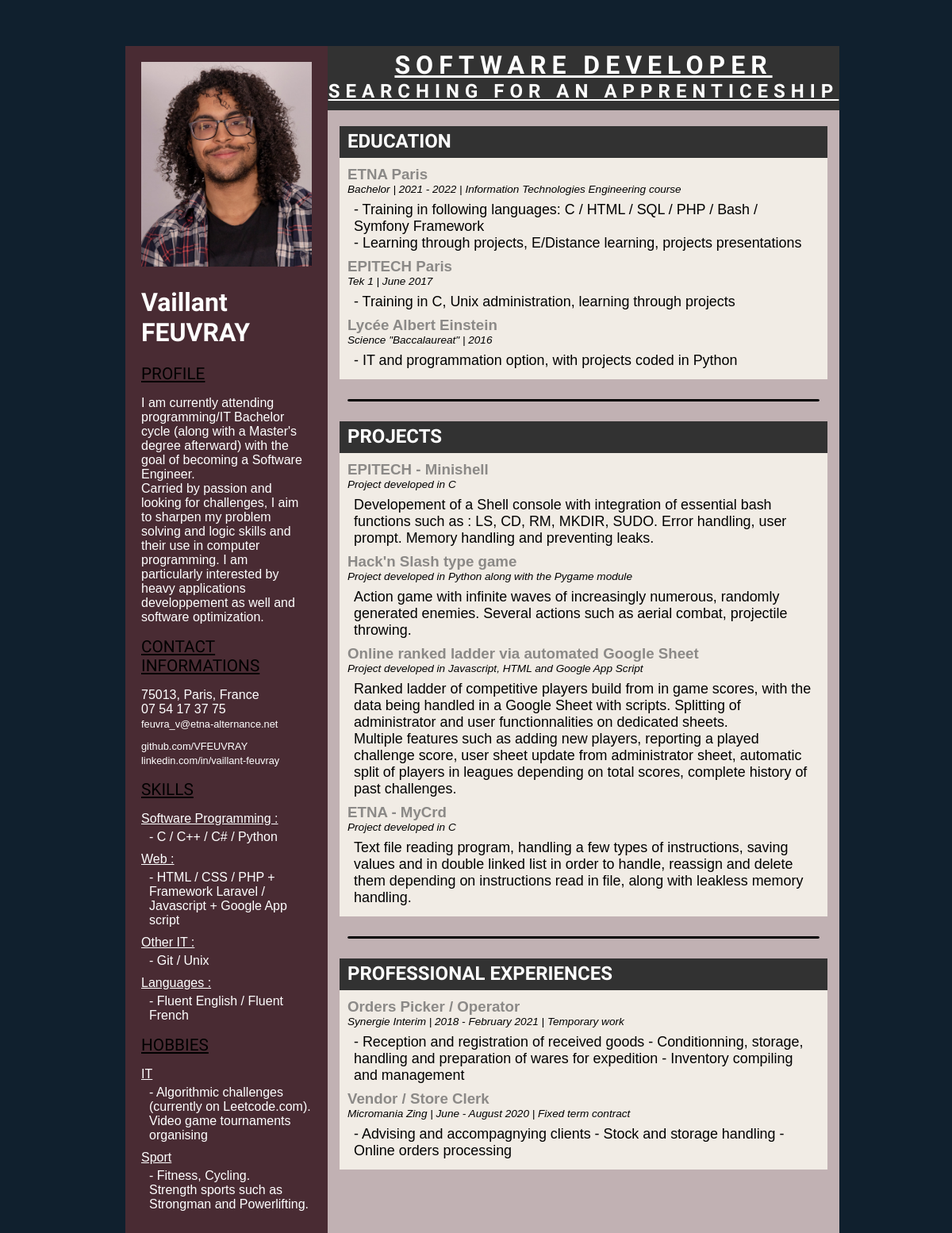
Before: / with the older database file.
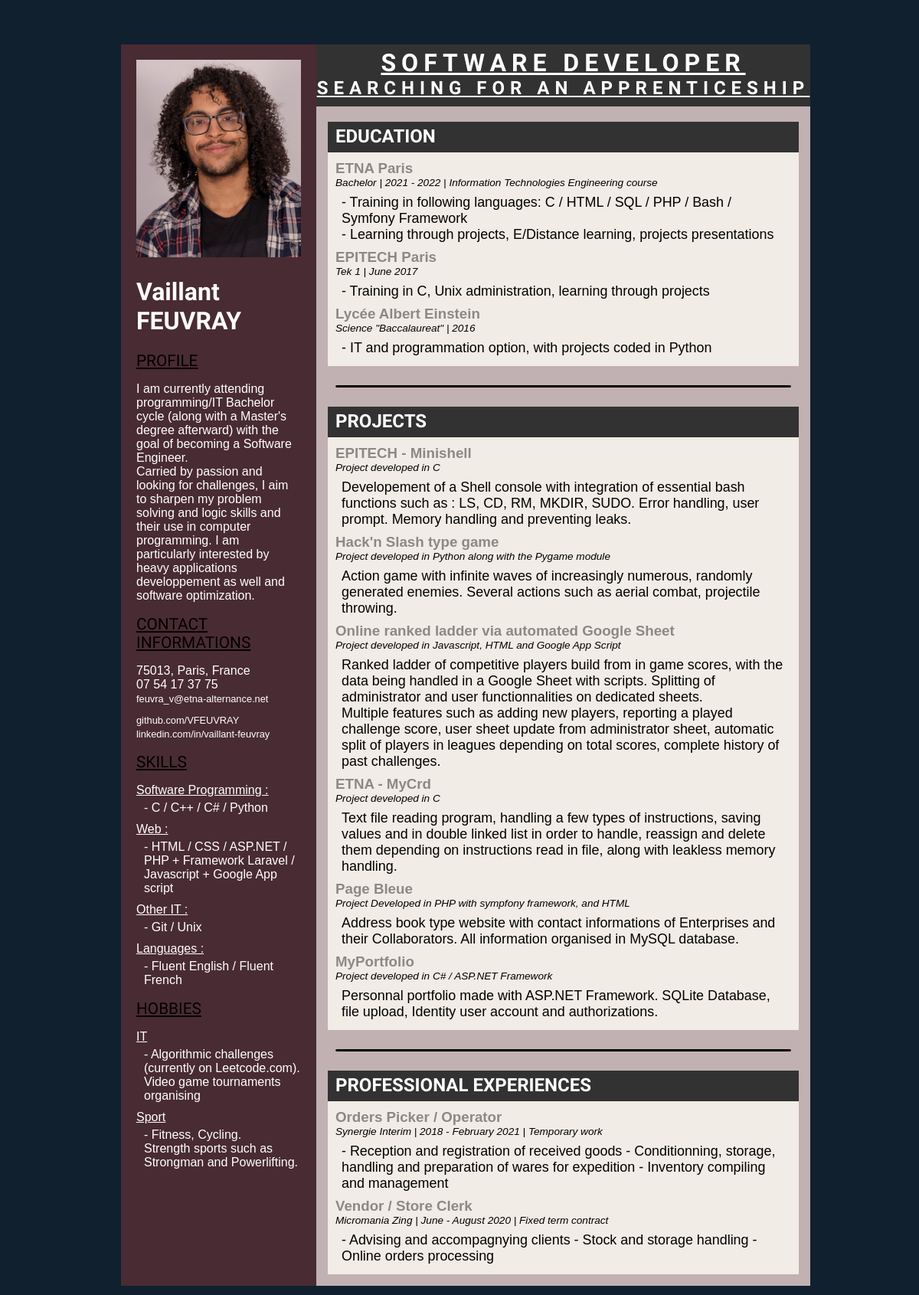
After: the same page with the newer database file.
### infos/models.py (models this page shows)
class User(models.Model):
    firstName = models.CharField(max_length=50)
    lastName = models.CharField(max_length=50)
    phone_id = models.ForeignKey(Phone, on_delete=models.CASCADE)
    address = models.CharField(max_length=100)
    email = models.CharField(max_length=100)
    github = models.CharField(max_length=50)
    linkedin = models.CharField(max_length=50)
    github_display = models.CharField(max_length=50, blank=True, null=True)
    linkedin_display = models.CharField(max_length=50, blank=True, null=True)

class Section(models.Model):
    user_id = models.ForeignKey(User, on_delete=models.CASCADE)
    name = models.CharField(max_length=50)

class Paragraph(models.Model):
    section_id = models.ForeignKey(Section, on_delete=models.CASCADE)
    text = models.CharField(max_length=500)

class Phone(models.Model):
    name = models.CharField(max_length=50)
    number = models.CharField(max_length=15)

class SubSection(models.Model):
    section_id = models.ForeignKey(Section, on_delete=models.CASCADE)
    name = models.CharField(max_length=200)
    text = models.CharField(max_length=500, blank=True, null=True)
    paragraph = models.CharField(max_length=500, blank=True, null=True)

### infos/views.py (the view)
# urls.py: path('', views.index, name='my_resume')
def index(request):
    template = loader.get_template('infos/cv.html')
    try:
        me = User.objects.get(id=1)
    except User.DoesNotExist:
        raise Http404("No user of given id was found")
    skills = {
        "section" : Section.objects.get(id=2).name,
    }
    education_paragraphs = {
        "title" : Section.objects.get(id=5),
        "sub_sections" : SubSection.objects.filter(section_id=5),
    }
    projects_paragraphs = {
        "title" : Section.objects.get(id=6),
        "sub_sections" : SubSection.objects.filter(section_id=6),
    }
    professional_paragraphs = {
        "title" : Section.objects.get(id=7),
        "sub_sections" : SubSection.objects.filter(section_id=7),
    }
    context = {
        "me" : me,
        "title" : SubSection.objects.get(id=17),
        "contact_title" : Section.objects.get(id=1).name,
        "profile_title" : Section.objects.get(id=4).name,
        "profile_text" : Paragraph.objects.get(id=7).text,
        "skills" : skills,
        "sub_skill" : SubSection.objects.filter(section_id=2),
        "hobbies" : Section.objects.get(id=3).name,
        "sub_hobbies" : SubSection.objects.filter(section_id=3),
        "main" : [education_paragraphs, projects_paragraphs, professional_paragraphs],
    }
    return HttpResponse(template.render(context, request))

### infos/templates/infos/cv.html (shortened to what this page needs)
<!DOCTYPE html>
<html>
    <head>
        {% load static %}
        <link rel="stylesheet" type="text/css" href="{% static 'infos/cv.css' %}">
    </head>
    <body class="page_frame">
        <div class="resume_mainframe">
            <div class="side_bar">
                <img src="{% static 'infos/images/tof_etna.jpg' %}" alt="vaillant feuvray" class="my_picture">
                <h1 class="name">{{ me.firstName }} {{ me.lastName }}</h1>
                <h3 class="side_bar_section">{{ profile_title }}</h3>
                <p>{{ profile_text|safe }}</p>
                <h3 class="side_bar_section">{{ contact_title }}</h3>
                <ul class="side_bar_contacts">
                    <div class="contacts_grouping">
                    <li style="margin-bottom: 0;">{{ me.address }}</li>
                    <li style="margin-top: 0;">{{ me.phone_id.number }}</li>
                    <li><a  class="contacts_weblink" href="mailto:{{ me.email }}" target="_blank">{{ me.email }}</a></li>
                    </div>
                    <div class="contacts_grouping">
                    <li><a  class="contacts_weblink" href={{ me.github }} target="_blank">{{ me.github_display }}</a></li>
                    <li><a  class="contacts_weblink" href={{ me.linkedin }} target="_blank">{{ me.linkedin_display }}</a></li>
                    </div>
                </ul>
                <h3 class="side_bar_section">{{ skills.section }}</h3>
                <ul class="side_bar_skill_section">
                    {% for skl in sub_skill %}
                        <li class="skill_category">{{ skl.name }}</li>
                        <li class="skill_element">{{ skl.text }}</li>
                    {% endfor %}
                </ul>
                <h3 class="side_bar_section">{{ hobbies }}</h3>
                <ul class="side_bar_skill_section">
                    {% for hob in sub_hobbies %}
                        <li class="skill_category">{{ hob.name }}</li>
                        <li class="skill_element">{{ hob.text|safe }}</li>
                    {% endfor %}
                </ul>
            </div>
            <div class="main_section">
                <div class="title_section">
                    <h1 class="titles">{{ title.name }}</h1>
                    <h2 class="titles">{{ title.text }}</h2>
                </div>
                    {% for cat in main %}
                        <div class="category">
                            <h2>{{ cat.title.name }}</h2>
                            {% for sub in cat.sub_sections %}
                                <div>
                                    <h3 class="category_subname">{{ sub.name }}</h3>
                                    <p class="category_subtext"><i>{{ sub.text }}</i></p>
                                    <p class="category_paragraph">{{ sub.paragraph|safe }}</p>
                                </div>
                            {% endfor %}
                        </div>
                        {% if cat.title.id != 7 %}
                            <hr style="margin:25px;">
                        {% endif %}
                    {% endfor %}
            </div>
        </div>
    </body>
</html>

### infos/static/infos/cv.css (style rules this page uses)
.page_frame { display: flex; justify-content: space-around; width: 100%; height: 100%; background-color: rgb(16, 32, 46); }
hr { color: black; background-color: black; height: 1px; border-style: solid; border-radius: 8px; }
.resume_mainframe { transition: .8s ease; display: flex; width: 900px; margin: 50px; background-color: #c1b1b3; font-family: Helvetica; }
.side_bar { padding:20px; color: white; width: 300px; background-color: #492b33; }
.my_picture { width: 215px; }
.contacts_weblink { color: rgb(255, 255, 255); text-decoration: none; text-shadow: 50px; font-size:80%; transition: .1s ease; }
.side_bar_contacts { list-style-type:none; padding-left:0; }
.side_bar_contacts li { margin: 10px 0 10px 0; }
.name { font-family: Oswald; color:white; }
.side_bar_section { font-family: Oswald; font-weight: 500; font-size: 130%; color: black; text-decoration: underline; margin: 10px 0 10px 0; }
.contacts_grouping { margin: 10px 0 10px 0; }
.contacts_grouping li { margin: 0; }
.side_bar_skill_section { padding: 0; list-style-type: none; }
.skill_category { margin: 0; text-decoration: underline; }
.skill_element { margin: 5px 0 10px 10px; }
.main_section { width: 100%; }
.title_section { padding-top:5px; padding-bottom: 10px; color: white; background-color: #323232; display: flex; flex-direction: column; list-style-type: none; width: 100%; }
.titles { font-family: Oswald; letter-spacing: 7px; margin: 0; text-align: center; text-decoration: underline; font-weight: 700; }
.category { margin: 15px; padding: 0 10px 5px 10px; background-color: #f1ece5; }
.category h2 { font-family: Oswald; margin-left: -10px; margin-right: -10px; margin-bottom: 10px; padding: 5px; padding-left: 10px; padding-bottom: 7px; color: white; background-color: #323232; }
.category_subname { color: rgba(83, 83, 83, 0.644); margin: 0; }
.category_subtext { font-size: 85%; margin: 0; }
.category_paragraph { font-size: 112%; margin:8px; }

Changed rows visible on the page:
changed SubSection "Web :": text "- HTML / CSS / PHP + Framework Laravel / Javascript + Google App script" → "- HTML / CSS / ASP.NET / PHP + Framework Laravel / Javascript + Google App script"
added SubSection: name "Page Bleue", text "Project Developed in PHP with sympfony framework, and HTML", paragraph "Address book type website with contact informations of Enterprises and their Collaborators. All information organised in MySQL database.", shown under Section "PROJECTS"
added SubSection: name "MyPortfolio", text "Project developed in C# / ASP.NET Framework", paragraph "Personnal portfolio made with ASP.NET Framework. SQLite Database, file upload, Identity user account and authorizations.", shown under Section "PROJECTS"
